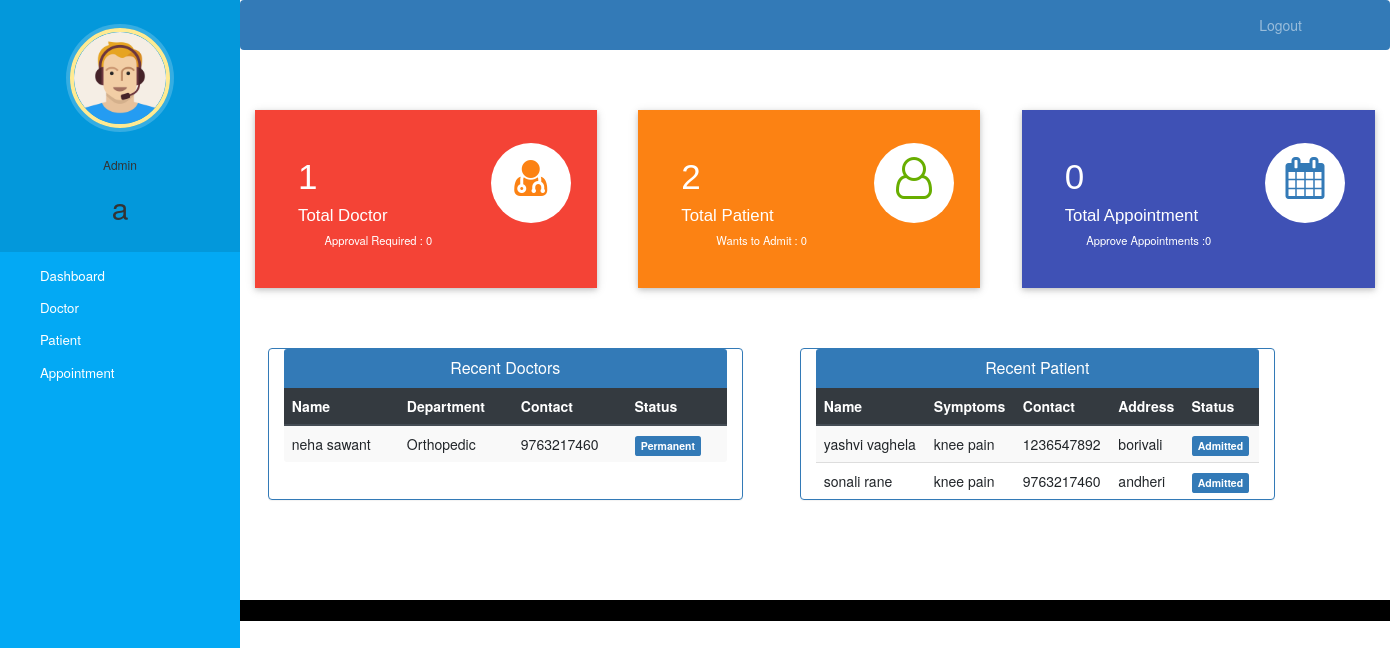
Page /admin-dashboard (signed in) on the committed database.
### hospital/models.py (models this page shows, shortened)
class Doctor(models.Model):
    user=models.OneToOneField(User,on_delete=models.CASCADE)
    profile_pic= models.ImageField(upload_to='profile_pic/DoctorProfilePic/',null=True,blank=True)
    address = models.CharField(max_length=40)
    mobile = models.CharField(max_length=20,null=True)
    department= models.CharField(max_length=50,choices=departments,default='Physiotherpist')
    status=models.BooleanField(default=False)
    @property
    def get_name(self):
        return self.user.first_name+" "+self.user.last_name

class Patient(models.Model):
    user=models.OneToOneField(User,on_delete=models.CASCADE)
    profile_pic= models.ImageField(upload_to='profile_pic/PatientProfilePic/',null=True,blank=True)
    address = models.CharField(max_length=40)
    mobile = models.CharField(max_length=20,null=False)
    symptoms = models.CharField(max_length=100,null=False)
    assignedDoctorId = models.PositiveIntegerField(null=True)
    admitDate=models.DateField(auto_now=True)
    status=models.BooleanField(default=False)
    @property
    def get_name(self):
        return self.user.first_name+" "+self.user.last_name

### hospital/views.py (the view)
# urls.py: path('admin-dashboard', views.admin_dashboard_view,name='admin-dashboard'),
@login_required(login_url='adminlogin')
@user_passes_test(is_admin)
def admin_dashboard_view(request):
    doctors=models.Doctor.objects.all().order_by('-id')
    patients=models.Patient.objects.all().order_by('-id')
    doctorcount=models.Doctor.objects.all().filter(status=True).count()
    pendingdoctorcount=models.Doctor.objects.all().filter(status=False).count()
    patientcount=models.Patient.objects.all().filter(status=True).count()
    pendingpatientcount=models.Patient.objects.all().filter(status=False).count()
    appointmentcount=models.Appointment.objects.all().filter(status=True).count()
    pendingappointmentcount=models.Appointment.objects.all().filter(status=False).count()
    mydict={
    'doctors':doctors,
    'patients':patients,
    'doctorcount':doctorcount,
    'pendingdoctorcount':pendingdoctorcount,
    'patientcount':patientcount,
    'pendingpatientcount':pendingpatientcount,
    'appointmentcount':appointmentcount,
    'pendingappointmentcount':pendingappointmentcount,
    }
    return render(request,'hospital/admin_dashboard.html',context=mydict)

### hospital/views.py (called while the page is built)
def is_admin(user):
    return user.groups.filter(name='ADMIN').exists()

### templates/hospital/admin_dashboard.html
{% extends 'hospital/admin_base.html' %}
{% load static %}
{% block content %}
{%include 'hospital/admin_dashboard_cards.html'%}
<br><br><br>
<div class="container">
  <div class="row">
    <div class="panel panel-primary col-md-5" style="margin-left:2%;">
      <div class="panel-heading" style="text-align:center;">
        <h6 class="panel-title">Recent Doctors</h6>
      </div>
      <table class="table table-hover table-striped" id="dev-table">
        <thead class="thead-dark">
          <tr>
            <th>Name</th>
            <th>Department</th>
            <th>Contact</th>
            <th>Status</th>
          </tr>
        </thead>
        {% for d in doctors %}
        <tr>
          <td> {{d.get_name}}</td>
          <td>{{d.department}}</td>
          <td>{{d.mobile}}</td>
          {%if d.status%}
          <td> <span class="label label-primary">Permanent</span></td>
          {% else %}
          <td> <span class="label label-success">On Hold</span></td>
          {% endif %}
        </tr>
        {% endfor %}
      </table>
    </div>
    <div class="panel panel-primary col-md-5" style="margin-left:5%;">
      <div class="panel-heading" style="text-align:center;">
        <h6 class="panel-title">Recent Patient</h6>
      </div>
      <table class="table table-hover table-striped" id="dev-table">
        <thead class="thead-dark">
          <tr>
            <th>Name</th>
            <th>Symptoms</th>
            <th>Contact</th>
            <th>Address</th>
            <th>Status</th>
          </tr>
        </thead>
        {% for p in patients %}
        <tr>
          <td> {{p.get_name}}</td>
          <td>{{p.symptoms}}</td>
          <td>{{p.mobile}}</td>
          <td>{{p.address}}</td>
          {%if p.status%}
          <td> <span class="label label-primary">Admitted</span></td>
          {% else %}
          <td> <span class="label label-success">On Hold</span></td>
          {% endif %}
        </tr>
        {% endfor %}
      </table>
    </div>
  </div>
</div>
{% endblock content %}

### templates/hospital/admin_base.html (shortened to what this page needs)
<!DOCTYPE html>
{% load static %}
<html lang="en">
<head>
  <link rel="stylesheet" href="https://stackpath.bootstrapcdn.com/bootstrap/4.3.1/css/bootstrap.min.css">
  <link rel="stylesheet" href="https://maxcdn.bootstrapcdn.com/font-awesome/4.7.0/css/font-awesome.min.css">
  <link rel="stylesheet" href="{% static '/style.css' %}">
</head>
<body>
  <nav class="menu" tabindex="0">
    <header class="avatar">
      <img src="{% static "images/adminpropic.png" %}" />
      <br><br>
      <h6>Admin</h6>
      <h2>{{request.user.first_name}}</h2>
    </header>
    <ul>
      <li tabindex="0" class="icon-dashboard"> <a style="color:white; text-decoration:none;" href="/admin-dashboard"><span>Dashboard</span></a> </li>
      <li tabindex="0" class="icon-customers"> <a style="color:white; text-decoration:none;" href="/admin-doctor"><span>Doctor</span></a></li>
      <li tabindex="0" class="icon-users"> <a style="color:white; text-decoration:none;" href="/admin-patient"><span>Patient</span></a></li>
      <li tabindex="0" class="icon-calendar"> <a style="color:white; text-decoration:none;" href="/admin-appointment"><span>Appointment</span></a></li>
    </ul>
  </nav>
  <main>
    <div class="bs-example">
      <nav class="navbar navbar-expand-md  navbar-dark fixed-top" style="background:#337AB7;">
        <div class="collapse navbar-collapse justify-content-between" id="navbarCollapse">
          <div class="navbar-nav" style=" margin-left: 90%;">
            <a href="/logout" class="nav-item nav-link">Logout</a>
          </div>
        </div>
      </nav>
    </div>
    <br><br>
    {% block content %}
    {% endblock content %}
    <br><br><br><br>
    <footer>
      <br>
      <div class="container">
        <div class="row">
          <div class="col-md-12 col-sm-12">
          </div>
        </div>
      </div>
    </footer>
  </main>
</body>
</html>

### static/style.css (style rules this page uses)
body { padding-left: 240px; }
main { position: relative; height: 100vh; }
.menu { background: #5bc995; height: 100vh; width: 240px; position: fixed; top: 0px; left: 0; z-index: 5; outline: none; }
.menu .avatar { background: rgba(0, 0, 0, 0.1); padding: 2em 0.5em; text-align: center; }
.menu .avatar img { width: 100px; border-radius: 50%; overflow: hidden; border: 4px solid #ffea92; box-shadow: 0 0 0 4px rgba(255, 255, 255, 0.2); }
.menu .avatar h2 { font-weight: normal; margin-bottom: 0; }
.menu ul { list-style: none; padding: 0.5em 0; margin: 0; }
.menu ul li { padding: 0.5em 1em 0.5em 3em; font-size: 0.95em; font-weight: regular; background-repeat: no-repeat; background-position: left 15px center; background-size: auto 20px; transition: all 0.15s linear; cursor: pointer; }
.menu ul li.icon-dashboard { background-image: url("http://www.entypo.com/images//gauge.svg"); }
.menu ul li.icon-customers { background-image: url("http://www.entypo.com/images//briefcase.svg"); }
.menu ul li.icon-users { background-image: url("http://www.entypo.com/images//users.svg"); }
.menu ul li.icon-calendar { background-image: url("http://www.entypo.com/images//calendar.svg"); }

### templates/hospital/admin_base.html (style rules this page uses)
a:link { text-decoration: none; }
a { color: white; }
footer { padding: 0px 0px 0px 0px; background-color: black; margin: 0px; }
body { padding-left: 240px; }
main { position: relative; height: 100vh; }
.menu { background: #03a9f4; height: 100vh; width: 240px; position: fixed; top: 0px; left: 0; z-index: 5; outline: none; }
.menu .avatar { background: rgba(0, 0, 0, 0.1); padding: 2em 0.5em; text-align: center; }
.menu .avatar img { width: 100px; border-radius: 50%; overflow: hidden; border: 4px solid #ffea92; box-shadow: 0 0 0 4px rgba(255, 255, 255, 0.2); }
.menu .avatar h2 { font-weight: normal; margin-bottom: 0; }
.menu ul { list-style: none; padding: 0.5em 0; margin: 0; }
.menu ul li { padding: 0.5em 1em 0.5em 3em; font-size: 0.95em; font-weight: regular; background-repeat: no-repeat; background-position: left 15px center; background-size: auto 20px; transition: all 0.15s linear; cursor: pointer; }
.menu ul li.icon-dashboard { background-image: url("http://www.entypo.com/images//gauge.svg"); }
.menu ul li.icon-customers { background-image: url("http://www.entypo.com/images//briefcase.svg"); }
.menu ul li.icon-users { background-image: url("http://www.entypo.com/images//users.svg"); }
.menu ul li.icon-calendar { background-image: url("http://www.entypo.com/images//calendar.svg"); }

### rows in the picture
Doctor: get_name "neha sawant", department "Orthopedic", mobile "9763217460", status "Permanent"
Patient: get_name "yashvi vaghela", symptoms "knee pain", mobile "1236547892", address "borivali", status "Admitted"
Patient: get_name "sonali rane", symptoms "knee pain", mobile "9763217460", address "andheri", status "Admitted"

### other values in the picture
{{ request.user.first_name }} "a"
{{ doctorcount }} "1"
{{ pendingdoctorcount }} "0"
{{ patientcount }} "2"
{{ pendingpatientcount }} "0"
{{ appointmentcount }} "0"
{{ pendingappointmentcount }} "0"
